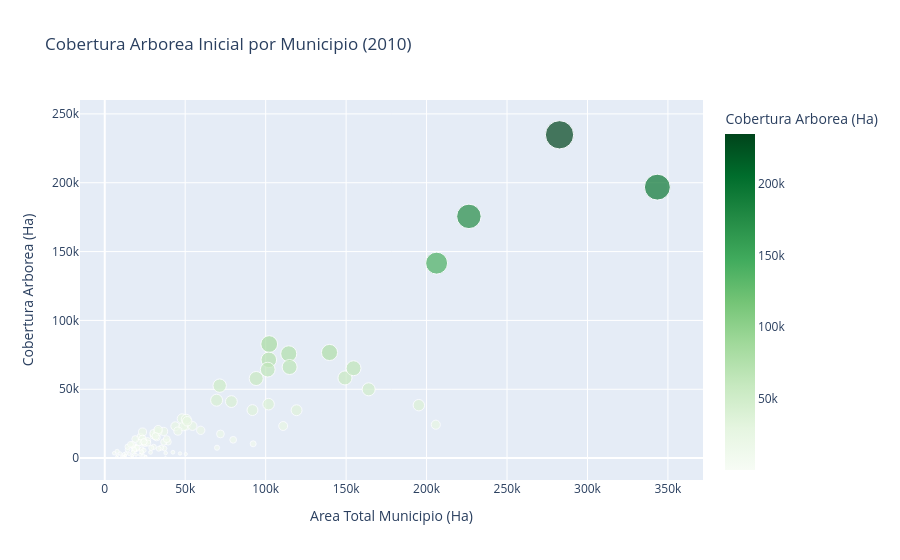

Source (notebook cell):
### Markdown cell above
## 4. Panorama Municipal: Extension vs Cobertura Base
Analisis de la proporcion de bosque por municipio en 2010.

### Code cell
df_mun = pd.read_csv(os.path.join(DATA_DIR, "gfw_cobertura_municipal_2010.csv"))
fig_bubble = px.scatter(
    df_mun, 
    x="area__ha", 
    y="umd_tree_cover_extent_2010__ha", 
    size="umd_tree_cover_extent_2010__ha",
    hover_name="municipio",
    title="Cobertura Arborea Inicial por Municipio (2010)",
    labels={'area__ha': 'Area Total Municipio (Ha)', 'umd_tree_cover_extent_2010__ha': 'Cobertura Arborea (Ha)'},
    color="umd_tree_cover_extent_2010__ha",
    color_continuous_scale='Greens'
)
fig_bubble.show()
